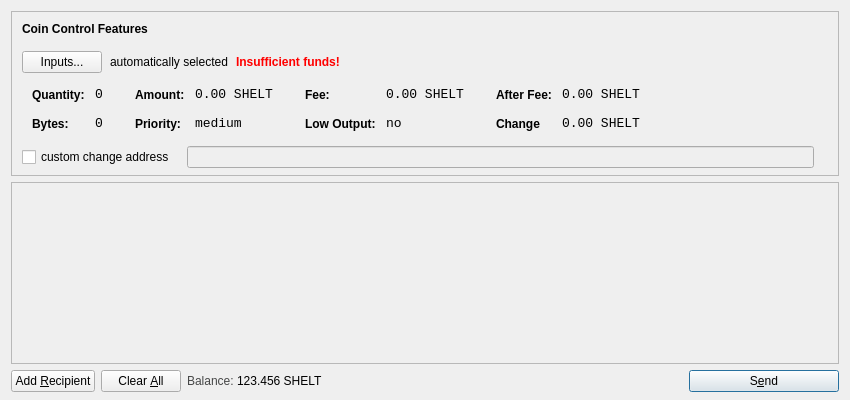
<?xml version="1.0" encoding="UTF-8"?>
<ui version="4.0">
 <class>SendCoinsDialog</class>
 <widget class="QDialog" name="SendCoinsDialog">
  <property name="geometry">
   <rect>
    <x>0</x>
    <y>0</y>
    <width>850</width>
    <height>400</height>
   </rect>
  </property>
  <property name="windowTitle">
   <string>Send Coins</string>
  </property>
  <layout class="QVBoxLayout" name="verticalLayout" stretch="0,1,0">
   <property name="bottomMargin">
    <number>8</number>
   </property>
   <item>
    <widget class="QFrame" name="frameCoinControl">
     <property name="sizePolicy">
      <sizepolicy hsizetype="Expanding" vsizetype="Expanding">
       <horstretch>0</horstretch>
       <verstretch>0</verstretch>
      </sizepolicy>
     </property>
     <property name="maximumSize">
      <size>
       <width>16777215</width>
       <height>16777215</height>
      </size>
     </property>
     <property name="frameShape">
      <enum>QFrame::StyledPanel</enum>
     </property>
     <property name="frameShadow">
      <enum>QFrame::Sunken</enum>
     </property>
     <layout class="QVBoxLayout" name="verticalLayoutCoinControl2">
      <property name="spacing">
       <number>6</number>
      </property>
      <property name="leftMargin">
       <number>0</number>
      </property>
      <property name="topMargin">
       <number>0</number>
      </property>
      <property name="rightMargin">
       <number>0</number>
      </property>
      <property name="bottomMargin">
       <number>6</number>
      </property>
      <item>
       <layout class="QVBoxLayout" name="verticalLayoutCoinControl" stretch="0,0,0,0,1">
        <property name="spacing">
         <number>0</number>
        </property>
        <property name="leftMargin">
         <number>10</number>
        </property>
        <property name="topMargin">
         <number>10</number>
        </property>
        <item>
         <layout class="QHBoxLayout" name="horizontalLayoutCoinControl1">
          <property name="bottomMargin">
           <number>15</number>
          </property>
          <item>
           <widget class="QLabel" name="labelCoinControlFeatures">
            <property name="sizePolicy">
             <sizepolicy hsizetype="Preferred" vsizetype="Maximum">
              <horstretch>0</horstretch>
              <verstretch>0</verstretch>
             </sizepolicy>
            </property>
            <property name="font">
             <font>
              <weight>75</weight>
              <bold>true</bold>
             </font>
            </property>
            <property name="styleSheet">
             <string notr="true">font-weight:bold;</string>
            </property>
            <property name="text">
             <string>Coin Control Features</string>
            </property>
           </widget>
          </item>
         </layout>
        </item>
        <item>
         <layout class="QHBoxLayout" name="horizontalLayoutCoinControl2" stretch="0,0,0,0">
          <property name="spacing">
           <number>8</number>
          </property>
          <property name="bottomMargin">
           <number>10</number>
          </property>
          <item>
           <widget class="QPushButton" name="pushButtonCoinControl">
            <property name="styleSheet">
             <string notr="true"/>
            </property>
            <property name="text">
             <string>Inputs...</string>
            </property>
           </widget>
          </item>
          <item>
           <widget class="QLabel" name="labelCoinControlAutomaticallySelected">
            <property name="text">
             <string>automatically selected</string>
            </property>
            <property name="margin">
             <number>5</number>
            </property>
           </widget>
          </item>
          <item>
           <widget class="QLabel" name="labelCoinControlInsuffFunds">
            <property name="font">
             <font>
              <weight>75</weight>
              <bold>true</bold>
             </font>
            </property>
            <property name="styleSheet">
             <string notr="true">color:red;font-weight:bold;</string>
            </property>
            <property name="text">
             <string>Insufficient funds!</string>
            </property>
            <property name="margin">
             <number>5</number>
            </property>
           </widget>
          </item>
          <item>
           <spacer name="horizontalSpacerCoinControl">
            <property name="orientation">
             <enum>Qt::Horizontal</enum>
            </property>
            <property name="sizeHint" stdset="0">
             <size>
              <width>40</width>
              <height>1</height>
             </size>
            </property>
           </spacer>
          </item>
         </layout>
        </item>
        <item>
         <widget class="QWidget" name="widgetCoinControl" native="true">
          <property name="sizePolicy">
           <sizepolicy hsizetype="Preferred" vsizetype="Preferred">
            <horstretch>0</horstretch>
            <verstretch>0</verstretch>
           </sizepolicy>
          </property>
          <property name="minimumSize">
           <size>
            <width>0</width>
            <height>0</height>
           </size>
          </property>
          <property name="styleSheet">
           <string notr="true"/>
          </property>
          <layout class="QHBoxLayout" name="horizontalLayoutCoinControl5">
           <property name="margin">
            <number>0</number>
           </property>
           <item>
            <layout class="QHBoxLayout" name="horizontalLayoutCoinControl3" stretch="0,0,0,1">
             <property name="spacing">
              <number>20</number>
             </property>
             <property name="topMargin">
              <number>0</number>
             </property>
             <property name="bottomMargin">
              <number>10</number>
             </property>
             <item>
              <layout class="QFormLayout" name="formLayoutCoinControl1">
               <property name="horizontalSpacing">
                <number>10</number>
               </property>
               <property name="verticalSpacing">
                <number>14</number>
               </property>
               <property name="leftMargin">
                <number>10</number>
               </property>
               <property name="topMargin">
                <number>4</number>
               </property>
               <property name="rightMargin">
                <number>6</number>
               </property>
               <item row="0" column="0">
                <widget class="QLabel" name="labelCoinControlQuantityText">
                 <property name="styleSheet">
                  <string notr="true">font-weight:bold;</string>
                 </property>
                 <property name="text">
                  <string>Quantity:</string>
                 </property>
                 <property name="margin">
                  <number>0</number>
                 </property>
                </widget>
               </item>
               <item row="0" column="1">
                <widget class="QLabel" name="labelCoinControlQuantity">
                 <property name="font">
                  <font>
                   <family>Monospace</family>
                   <pointsize>10</pointsize>
                  </font>
                 </property>
                 <property name="cursor">
                  <cursorShape>IBeamCursor</cursorShape>
                 </property>
                 <property name="contextMenuPolicy">
                  <enum>Qt::ActionsContextMenu</enum>
                 </property>
                 <property name="text">
                  <string>0</string>
                 </property>
                 <property name="margin">
                  <number>0</number>
                 </property>
                 <property name="textInteractionFlags">
                  <set>Qt::LinksAccessibleByMouse|Qt::TextSelectableByKeyboard|Qt::TextSelectableByMouse</set>
                 </property>
                </widget>
               </item>
               <item row="1" column="0">
                <widget class="QLabel" name="labelCoinControlBytesText">
                 <property name="styleSheet">
                  <string notr="true">font-weight:bold;</string>
                 </property>
                 <property name="text">
                  <string>Bytes:</string>
                 </property>
                </widget>
               </item>
               <item row="1" column="1">
                <widget class="QLabel" name="labelCoinControlBytes">
                 <property name="font">
                  <font>
                   <family>Monospace</family>
                   <pointsize>10</pointsize>
                  </font>
                 </property>
                 <property name="cursor">
                  <cursorShape>IBeamCursor</cursorShape>
                 </property>
                 <property name="contextMenuPolicy">
                  <enum>Qt::ActionsContextMenu</enum>
                 </property>
                 <property name="text">
                  <string>0</string>
                 </property>
                 <property name="textInteractionFlags">
                  <set>Qt::LinksAccessibleByMouse|Qt::TextSelectableByKeyboard|Qt::TextSelectableByMouse</set>
                 </property>
                </widget>
               </item>
              </layout>
             </item>
             <item>
              <layout class="QFormLayout" name="formLayoutCoinControl2">
               <property name="horizontalSpacing">
                <number>10</number>
               </property>
               <property name="verticalSpacing">
                <number>14</number>
               </property>
               <property name="leftMargin">
                <number>6</number>
               </property>
               <property name="topMargin">
                <number>4</number>
               </property>
               <property name="rightMargin">
                <number>6</number>
               </property>
               <item row="0" column="0">
                <widget class="QLabel" name="labelCoinControlAmountText">
                 <property name="styleSheet">
                  <string notr="true">font-weight:bold;</string>
                 </property>
                 <property name="text">
                  <string>Amount:</string>
                 </property>
                 <property name="margin">
                  <number>0</number>
                 </property>
                </widget>
               </item>
               <item row="0" column="1">
                <widget class="QLabel" name="labelCoinControlAmount">
                 <property name="font">
                  <font>
                   <family>Monospace</family>
                   <pointsize>10</pointsize>
                  </font>
                 </property>
                 <property name="cursor">
                  <cursorShape>IBeamCursor</cursorShape>
                 </property>
                 <property name="contextMenuPolicy">
                  <enum>Qt::ActionsContextMenu</enum>
                 </property>
                 <property name="text">
                  <string>0.00 SHELT</string>
                 </property>
                 <property name="textInteractionFlags">
                  <set>Qt::LinksAccessibleByMouse|Qt::TextSelectableByKeyboard|Qt::TextSelectableByMouse</set>
                 </property>
                </widget>
               </item>
               <item row="1" column="0">
                <widget class="QLabel" name="labelCoinControlPriorityText">
                 <property name="styleSheet">
                  <string notr="true">font-weight:bold;</string>
                 </property>
                 <property name="text">
                  <string>Priority:</string>
                 </property>
                </widget>
               </item>
               <item row="1" column="1">
                <widget class="QLabel" name="labelCoinControlPriority">
                 <property name="font">
                  <font>
                   <family>Monospace</family>
                   <pointsize>10</pointsize>
                  </font>
                 </property>
                 <property name="cursor">
                  <cursorShape>IBeamCursor</cursorShape>
                 </property>
                 <property name="contextMenuPolicy">
                  <enum>Qt::ActionsContextMenu</enum>
                 </property>
                 <property name="text">
                  <string>medium</string>
                 </property>
                 <property name="textInteractionFlags">
                  <set>Qt::LinksAccessibleByMouse|Qt::TextSelectableByKeyboard|Qt::TextSelectableByMouse</set>
                 </property>
                </widget>
               </item>
              </layout>
             </item>
             <item>
              <layout class="QFormLayout" name="formLayoutCoinControl3">
               <property name="horizontalSpacing">
                <number>10</number>
               </property>
               <property name="verticalSpacing">
                <number>14</number>
               </property>
               <property name="leftMargin">
                <number>6</number>
               </property>
               <property name="topMargin">
                <number>4</number>
               </property>
               <property name="rightMargin">
                <number>6</number>
               </property>
               <item row="0" column="0">
                <widget class="QLabel" name="labelCoinControlFeeText">
                 <property name="styleSheet">
                  <string notr="true">font-weight:bold;</string>
                 </property>
                 <property name="text">
                  <string>Fee:</string>
                 </property>
                 <property name="margin">
                  <number>0</number>
                 </property>
                </widget>
               </item>
               <item row="0" column="1">
                <widget class="QLabel" name="labelCoinControlFee">
                 <property name="font">
                  <font>
                   <family>Monospace</family>
                   <pointsize>10</pointsize>
                  </font>
                 </property>
                 <property name="cursor">
                  <cursorShape>IBeamCursor</cursorShape>
                 </property>
                 <property name="contextMenuPolicy">
                  <enum>Qt::ActionsContextMenu</enum>
                 </property>
                 <property name="text">
                  <string>0.00 SHELT</string>
                 </property>
                 <property name="textInteractionFlags">
                  <set>Qt::LinksAccessibleByMouse|Qt::TextSelectableByKeyboard|Qt::TextSelectableByMouse</set>
                 </property>
                </widget>
               </item>
               <item row="1" column="0">
                <widget class="QLabel" name="labelCoinControlLowOutputText">
                 <property name="styleSheet">
                  <string notr="true">font-weight:bold;</string>
                 </property>
                 <property name="text">
                  <string>Low Output:</string>
                 </property>
                </widget>
               </item>
               <item row="1" column="1">
                <widget class="QLabel" name="labelCoinControlLowOutput">
                 <property name="font">
                  <font>
                   <family>Monospace</family>
                   <pointsize>10</pointsize>
                  </font>
                 </property>
                 <property name="cursor">
                  <cursorShape>IBeamCursor</cursorShape>
                 </property>
                 <property name="contextMenuPolicy">
                  <enum>Qt::ActionsContextMenu</enum>
                 </property>
                 <property name="text">
                  <string>no</string>
                 </property>
                 <property name="textInteractionFlags">
                  <set>Qt::LinksAccessibleByMouse|Qt::TextSelectableByKeyboard|Qt::TextSelectableByMouse</set>
                 </property>
                </widget>
               </item>
              </layout>
             </item>
             <item>
              <layout class="QFormLayout" name="formLayoutCoinControl4">
               <property name="horizontalSpacing">
                <number>10</number>
               </property>
               <property name="verticalSpacing">
                <number>14</number>
               </property>
               <property name="leftMargin">
                <number>6</number>
               </property>
               <property name="topMargin">
                <number>4</number>
               </property>
               <property name="rightMargin">
                <number>6</number>
               </property>
               <item row="0" column="0">
                <widget class="QLabel" name="labelCoinControlAfterFeeText">
                 <property name="styleSheet">
                  <string notr="true">font-weight:bold;</string>
                 </property>
                 <property name="text">
                  <string>After Fee:</string>
                 </property>
                 <property name="margin">
                  <number>0</number>
                 </property>
                </widget>
               </item>
               <item row="0" column="1">
                <widget class="QLabel" name="labelCoinControlAfterFee">
                 <property name="font">
                  <font>
                   <family>Monospace</family>
                   <pointsize>10</pointsize>
                  </font>
                 </property>
                 <property name="cursor">
                  <cursorShape>IBeamCursor</cursorShape>
                 </property>
                 <property name="contextMenuPolicy">
                  <enum>Qt::ActionsContextMenu</enum>
                 </property>
                 <property name="text">
                  <string>0.00 SHELT</string>
                 </property>
                 <property name="textInteractionFlags">
                  <set>Qt::LinksAccessibleByMouse|Qt::TextSelectableByKeyboard|Qt::TextSelectableByMouse</set>
                 </property>
                </widget>
               </item>
               <item row="1" column="0">
                <widget class="QLabel" name="labelCoinControlChangeText">
                 <property name="styleSheet">
                  <string notr="true">font-weight:bold;</string>
                 </property>
                 <property name="text">
                  <string>Change</string>
                 </property>
                </widget>
               </item>
               <item row="1" column="1">
                <widget class="QLabel" name="labelCoinControlChange">
                 <property name="font">
                  <font>
                   <family>Monospace</family>
                   <pointsize>10</pointsize>
                  </font>
                 </property>
                 <property name="cursor">
                  <cursorShape>IBeamCursor</cursorShape>
                 </property>
                 <property name="contextMenuPolicy">
                  <enum>Qt::ActionsContextMenu</enum>
                 </property>
                 <property name="text">
                  <string>0.00 SHELT</string>
                 </property>
                 <property name="textInteractionFlags">
                  <set>Qt::LinksAccessibleByMouse|Qt::TextSelectableByKeyboard|Qt::TextSelectableByMouse</set>
                 </property>
                </widget>
               </item>
              </layout>
             </item>
            </layout>
           </item>
          </layout>
         </widget>
        </item>
        <item>
         <layout class="QHBoxLayout" name="horizontalLayoutCoinControl4" stretch="0,0,0">
          <property name="spacing">
           <number>12</number>
          </property>
          <property name="sizeConstraint">
           <enum>QLayout::SetDefaultConstraint</enum>
          </property>
          <property name="topMargin">
           <number>5</number>
          </property>
          <property name="rightMargin">
           <number>5</number>
          </property>
          <item>
           <widget class="QCheckBox" name="checkBoxCoinControlChange">
            <property name="text">
             <string>custom change address</string>
            </property>
           </widget>
          </item>
          <item>
           <widget class="QLineEdit" name="lineEditCoinControlChange">
            <property name="enabled">
             <bool>false</bool>
            </property>
            <property name="sizePolicy">
             <sizepolicy hsizetype="Expanding" vsizetype="Fixed">
              <horstretch>0</horstretch>
              <verstretch>0</verstretch>
             </sizepolicy>
            </property>
           </widget>
          </item>
          <item>
           <widget class="QLabel" name="labelCoinControlChangeLabel">
            <property name="sizePolicy">
             <sizepolicy hsizetype="Preferred" vsizetype="Expanding">
              <horstretch>0</horstretch>
              <verstretch>0</verstretch>
             </sizepolicy>
            </property>
            <property name="minimumSize">
             <size>
              <width>0</width>
              <height>0</height>
             </size>
            </property>
            <property name="text">
             <string/>
            </property>
            <property name="margin">
             <number>3</number>
            </property>
           </widget>
          </item>
         </layout>
        </item>
        <item>
         <spacer name="verticalSpacerCoinControl">
          <property name="orientation">
           <enum>Qt::Vertical</enum>
          </property>
          <property name="sizeHint" stdset="0">
           <size>
            <width>800</width>
            <height>1</height>
           </size>
          </property>
         </spacer>
        </item>
       </layout>
      </item>
     </layout>
    </widget>
   </item>
   <item>
    <widget class="QScrollArea" name="scrollArea">
     <property name="widgetResizable">
      <bool>true</bool>
     </property>
     <widget class="QWidget" name="scrollAreaWidgetContents">
      <property name="geometry">
       <rect>
        <x>0</x>
        <y>0</y>
        <width>830</width>
        <height>156</height>
       </rect>
      </property>
      <layout class="QVBoxLayout" name="verticalLayout_2">
       <property name="margin">
        <number>0</number>
       </property>
       <item>
        <layout class="QVBoxLayout" name="entries">
         <property name="spacing">
          <number>6</number>
         </property>
        </layout>
       </item>
       <item>
        <spacer name="verticalSpacer">
         <property name="orientation">
          <enum>Qt::Vertical</enum>
         </property>
         <property name="sizeHint" stdset="0">
          <size>
           <width>20</width>
           <height>40</height>
          </size>
         </property>
        </spacer>
       </item>
      </layout>
     </widget>
    </widget>
   </item>
   <item>
    <layout class="QHBoxLayout" name="horizontalLayout">
     <item>
      <widget class="QPushButton" name="addButton">
       <property name="toolTip">
        <string>Send to multiple recipients at once</string>
       </property>
       <property name="text">
        <string>Add &amp;Recipient</string>
       </property>
       <property name="icon">
        <iconset resource="../bitcoin.qrc">
         <normaloff>:/icons/add</normaloff>:/icons/add</iconset>
       </property>
       <property name="autoDefault">
        <bool>false</bool>
       </property>
      </widget>
     </item>
     <item>
      <widget class="QPushButton" name="clearButton">
       <property name="sizePolicy">
        <sizepolicy hsizetype="Minimum" vsizetype="Fixed">
         <horstretch>0</horstretch>
         <verstretch>0</verstretch>
        </sizepolicy>
       </property>
       <property name="toolTip">
        <string>Remove all transaction fields</string>
       </property>
       <property name="text">
        <string>Clear &amp;All</string>
       </property>
       <property name="icon">
        <iconset resource="../bitcoin.qrc">
         <normaloff>:/icons/remove</normaloff>:/icons/remove</iconset>
       </property>
       <property name="autoRepeatDelay">
        <number>300</number>
       </property>
       <property name="autoDefault">
        <bool>false</bool>
       </property>
      </widget>
     </item>
     <item>
      <layout class="QHBoxLayout" name="horizontalLayout_2">
       <property name="spacing">
        <number>3</number>
       </property>
       <item>
        <widget class="QLabel" name="label">
         <property name="sizePolicy">
          <sizepolicy hsizetype="Preferred" vsizetype="Fixed">
           <horstretch>0</horstretch>
           <verstretch>0</verstretch>
          </sizepolicy>
         </property>
         <property name="styleSheet">
          <string notr="true">#label { color: #464747; }</string>
         </property>
         <property name="text">
          <string>Balance:</string>
         </property>
        </widget>
       </item>
       <item>
        <widget class="QLabel" name="labelBalance">
         <property name="sizePolicy">
          <sizepolicy hsizetype="Preferred" vsizetype="Fixed">
           <horstretch>0</horstretch>
           <verstretch>0</verstretch>
          </sizepolicy>
         </property>
         <property name="cursor">
          <cursorShape>IBeamCursor</cursorShape>
         </property>
         <property name="styleSheet">
          <string notr="true">#label { color: #464747; }</string>
         </property>
         <property name="text">
          <string>123.456 SHELT</string>
         </property>
         <property name="textInteractionFlags">
          <set>Qt::LinksAccessibleByMouse|Qt::TextSelectableByKeyboard|Qt::TextSelectableByMouse</set>
         </property>
        </widget>
       </item>
      </layout>
     </item>
     <item>
      <spacer name="horizontalSpacer">
       <property name="orientation">
        <enum>Qt::Horizontal</enum>
       </property>
       <property name="sizeHint" stdset="0">
        <size>
         <width>40</width>
         <height>20</height>
        </size>
       </property>
      </spacer>
     </item>
     <item>
      <widget class="QPushButton" name="sendButton">
       <property name="minimumSize">
        <size>
         <width>150</width>
         <height>0</height>
        </size>
       </property>
       <property name="toolTip">
        <string>Confirm the send action</string>
       </property>
       <property name="text">
        <string>S&amp;end</string>
       </property>
       <property name="icon">
        <iconset resource="../bitcoin.qrc">
         <normaloff>:/icons/send</normaloff>:/icons/send</iconset>
       </property>
       <property name="default">
        <bool>true</bool>
       </property>
      </widget>
     </item>
    </layout>
   </item>
  </layout>
 </widget>
 <resources>
  <include location="../bitcoin.qrc"/>
 </resources>
 <connections/>
</ui>
